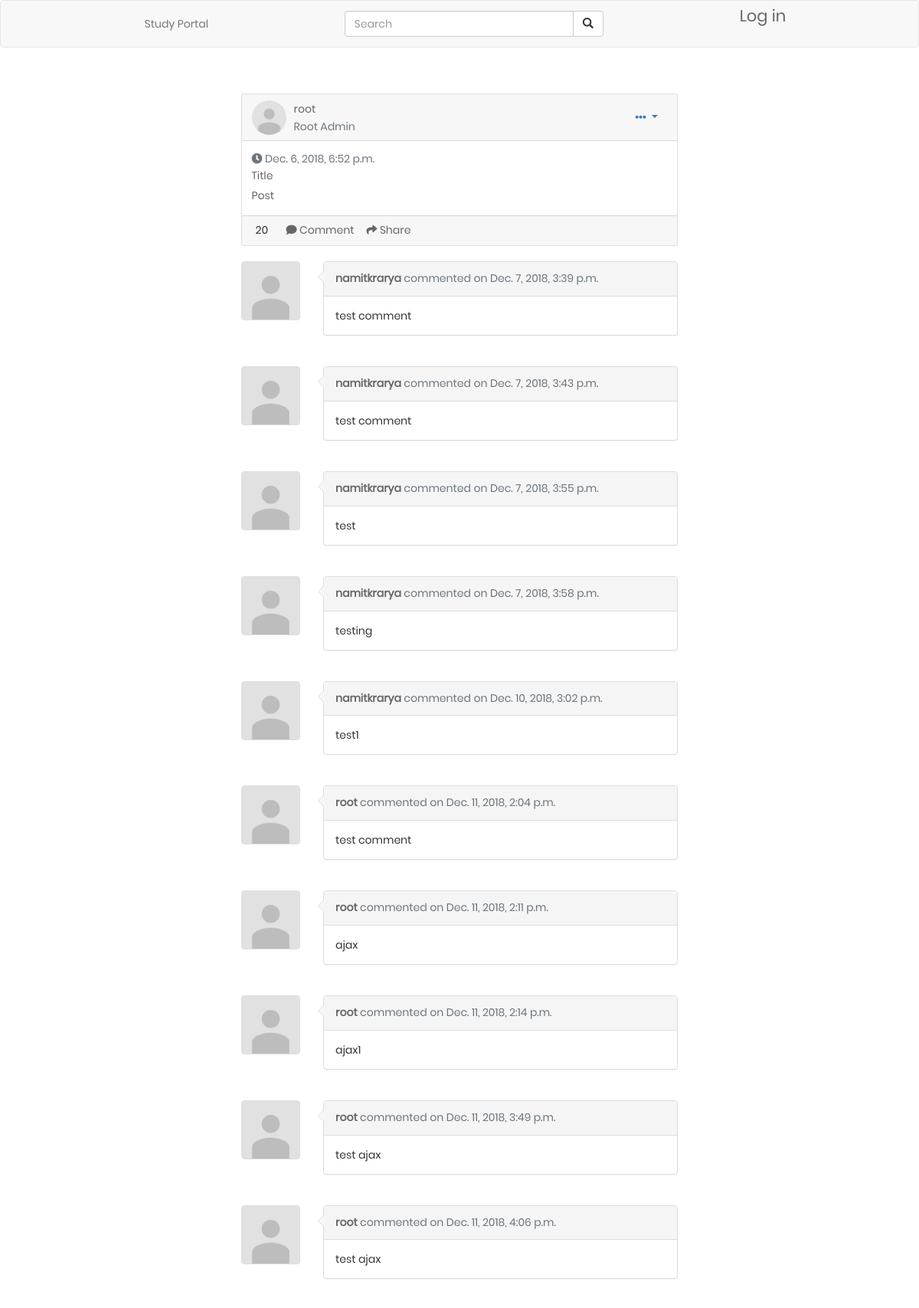
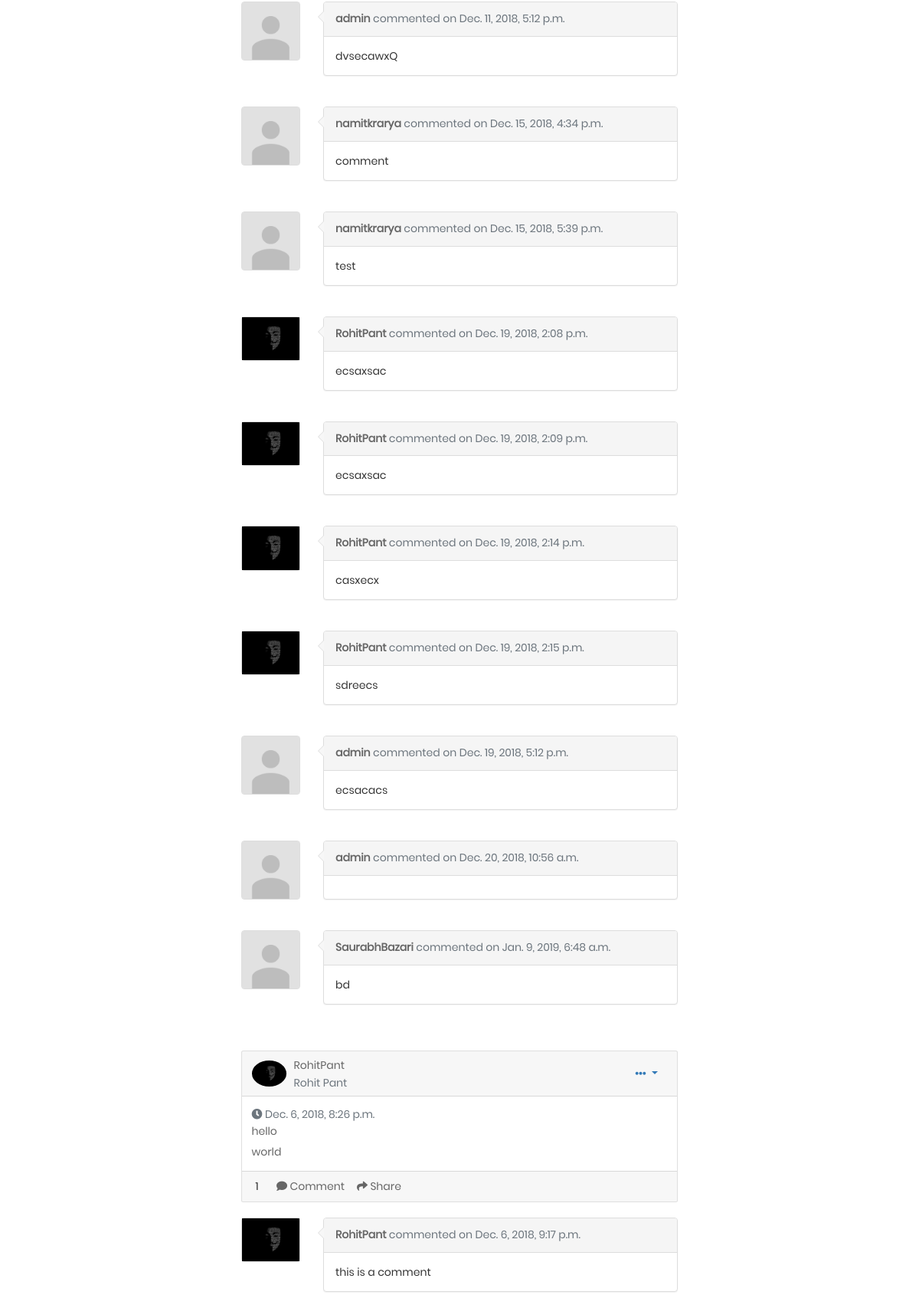
The page / (upper part) on the database its author committed (2 pictures, top to bottom).
### profiles/models.py (models this page shows, shortened)
class Profile(models.Model):
    department = models.CharField(max_length=3, choices=DEPARTMENTS, blank=True, help_text='Department')
    age = models.IntegerField()
    first_name = models.CharField(max_length=255)
    last_name = models.CharField(max_length=255)
    degree = models.CharField(max_length=6, choices=DEGREES, blank=True, help_text='Degree')
    description = models.CharField(max_length=255, blank=True)
    profile_picture = models.ImageField(upload_to='images/profile_pictures',
                                        default="images/profile_pictures/default.png")
    city = models.CharField(max_length=255)
    user = models.ForeignKey(User, related_name='profile', on_delete=models.CASCADE, null=True)
    admin_of_courses = models.ManyToManyField(Course, related_name='courses')
    admin = models.BooleanField(default=False)
    admin_request = models.BooleanField(default=False)

class Post(models.Model):
    title = models.CharField(max_length=255)
    content = models.TextField()
    created_on = models.DateTimeField(auto_now_add=True)
    author = models.ForeignKey(User, related_name='author',on_delete=models.CASCADE)
    upvote = models.ManyToManyField(User, related_name='upvotes')
    downvote = models.ManyToManyField(User, related_name='downvotes')
    vote_count = models.IntegerField(default = 0)

class Comment(models.Model):
    content = models.TextField()
    created_on = models.DateTimeField(auto_now_add=True)
    author = models.ForeignKey(User,on_delete=models.CASCADE)
    post = models.ForeignKey(Post, related_name='comments', on_delete=models.CASCADE)

### profiles/views.py (the view)
# urls.py: url(r'^$', views.home, name='home'),
def home(request):
	profile = Profile.objects.filter(user_id=request.user.id)
	if profile.count() == 0:
		return HttpResponseRedirect(reverse("edit-profile"))
	all_posts = Post.objects.all()
	courses = Course.objects.all()
	course_form = CourseForm()
	template_data = {'posts' : all_posts, 'courses': courses, 'course_form': course_form}
	return render(request, 'home.html', template_data)

### profiles/forms.py
class CourseForm(ModelForm):
    def __init__(self, *args,**kwargs):
        super(CourseForm, self).__init__(*args, **kwargs)
        self.fields['department'].empty_label = "Select department"
        self.fields['degree'].empty_label = "Select degree"
    class Meta:
        model = Course
        exclude = ['approved']
        widgets = {
            'name': forms.TextInput(attrs={'placeholder': 'Enter course title', 'class' : 'form-field text'}),
            'code': forms.TextInput(attrs={'placeholder': 'Enter course code (optional)', 'class' : 'form-field text'}),
            'department': forms.Select(attrs={'class' : 'form-field choice'}),
            'degree': forms.Select(attrs={'class' : 'form-field choice'}),
        }

### profiles/templates/home.html (shortened to what this page needs)
{% extends "base.html" %}
{% block content %}
    {% load static %}
    <link rel="stylesheet" type="text/css" href="{% static 'css/upload.css' %}">
    <div class="container-fluid gedf-wrapper">
        <div class="row">
            <div class="col-md-3">
            </div>
            <div class="col-md-6 gedf-main">
                <br><br>
                <div class="posts">
                    {% include "post.html" with posts=posts %}
                </div>
            </div>
            <div class="col-md-3">
            </div>
        </div>
    </div>
{% endblock  %}

### profiles/templates/post.html (shortened to what this page needs)
{% block post %}
    {% load static %}
    <link rel="stylesheet" type="text/css" href="{% static 'css/main.css' %}">
    {% for post in posts %}
        <div id="post-{{post.id}}">
        <div class="card gedf-card">
            <div class="card-header">
                <div class="d-flex justify-content-between align-items-center">
                    <div class="d-flex justify-content-between align-items-center">
                        <div class="mr-2">
                            {% if post.author.profile.all.count == 0 %}
                                <img class="rounded-circle" width="45" src="{% static 'images/default.png' %}"/>
                            {% else %}
                                {% for profile in post.author.profile.all %}
                                    <img class="rounded-circle" width="45" src="{{profile.profile_picture.url}}">
                                {% endfor %}
                            {% endif %}
                        </div>
                        <div class="ml-2">
                            {% if post.author.profile.all.count != 0 %}
                                <div class="h5 m-0"><a href="{% url 'profile-detail' post.author.id %}">{{ post.author.username }}</a></div>
                            {% else %}
                                <div class="h5 m-0">{{ post.author.username }}</div>
                            {% endif %}
                            {% if post.author.profile.all.count != 0 %}
                                {% for profile in post.author.profile.all %}
                                    <div class="h7 text-muted">{{ profile.first_name }} {{ profile.last_name }}</div>
                                {% endfor %}
                            {% endif %}
                        </div>
                    </div>
                    <div>
                        <div class="dropdown">
                            <button class="btn btn-link dropdown-toggle" type="button" id="gedf-drop1" data-toggle="dropdown" aria-haspopup="true" aria-expanded="false">
                                <i class="fa fa-ellipsis-h"></i>
                            </button>
                        </div>
                    </div>
                </div>
            </div>
            <div class="card-body">
                <div class="text-muted h7 mb-2"> <i class="fa fa-clock-o"></i> {{ post.created_on }}</div>
                <a class="card-link" href="{% url 'post-detail' post.id %}">
                    <h5 class="card-title">{{ post.title }}</h5>
                </a>
                <p class="card-text">
                    {{ post.content }}
                </p>
            </div>
            <div class="card-footer">
                <span id="votes-{{post.id}}" style="padding-right: 20px; padding-left: 5px;">{{ post.vote_count }}</span>
                <a href="#" class="card-link"><i class="fa fa-comment"></i> Comment</a>
                <a href="#" class="card-link"><i class="fa fa-mail-forward"></i> Share</a>
            </div>
        </div>
        <br>
        <div id="comments-{{post.id}}">
        {% for comment in post.comments.all %}
            <div class="row">
                <div class="col-sm-auto">
                    <div class="thumbnail">
                        {% if comment.author.profile.all.count == 0 %}
                            <img class="img-responsive user-photo" height="75px" width="75px" src="{% static 'images/default.png' %}"/>
                        {% else %}
                            {% for profile in comment.author.profile.all %}
                                <img class="img-responsive user-photo" src="{{profile.profile_picture.url}}">
                            {% endfor %}
                        {% endif %}
                    </div>
                </div>
                <div class="col">
                    <div class="panel panel-default">
                        <div class="panel-heading">
                        {% if comment.author.profile.all.count != 0 %}
                            <a href="{% url 'profile-detail' comment.author.id %}"><strong>{{comment.author}}</strong></a> <span class="text-muted">commented on {{comment.created_on}}</span>
                        {% else %}
                            <strong>{{comment.author}}</strong> <span class="text-muted">commented on {{comment.created_on}}</span>
                        {% endif %}
                        </div>
                        <div class="panel-body">
                            {{comment.content}}
                        </div>
                    </div>
                </div>
            </div>
            <br>
        {% endfor %}
        <br>
        </div>
    </div>
    {% endfor %}
{% endblock %}

### profiles/static/css/comment.css (style rules this page uses)
.thumbnail { padding:0px; }
.user-photo { height: 75px; width: 75px; }
.panel { position:relative; }
.panel>.panel-heading:after,.panel>.panel-heading:before { position:absolute; top:11px;left:-16px; right:100%; width:0; height:0; display:block; content:" "; border-color:transparent; border-style:solid solid outset; pointer-events:none; }
.panel>.panel-heading:after { border-width:7px; border-right-color:#f7f7f7; margin-top:1px; margin-left:2px; }
.panel>.panel-heading:before { border-right-color:#ddd; border-width:8px; }

### profiles/static/css/main.css (style rules this page uses)
* { margin: 0px; padding: 0px; box-sizing: border-box; }
body, html { height: 100%; font-family: Poppins-Regular, sans-serif; }
a { font-family: Poppins-Regular; font-size: 14px; line-height: 1.7; color: #666666; margin: 0px; transition: all 0.4s; -webkit-transition: all 0.4s; -o-transition: all 0.4s; -moz-transition: all 0.4s; }
h1,h2,h3,h4,h5,h6 { margin: 0px; }
p { font-family: Poppins-Regular; font-size: 14px; line-height: 1.7; color: #666666; margin: 0px; }
button { outline: none !important; border: none; background: transparent; }

### rows shown on the page
Post: author.username "root", created_on "Dec. 6, 2018, 6:52 p.m.", title "Title", content "Post", vote_count "20"
Profile: profile_picture (placeholder picture), first_name "Root", last_name "Admin"
Comment: author "namitkrarya", created_on "Dec. 7, 2018, 3:39 p.m.", content "test comment"
Profile: profile_picture (placeholder picture)
Comment: author "namitkrarya", created_on "Dec. 7, 2018, 3:43 p.m.", content "test comment"
Comment: author "namitkrarya", created_on "Dec. 7, 2018, 3:55 p.m.", content "test"
Comment: author "namitkrarya", created_on "Dec. 7, 2018, 3:58 p.m.", content "testing"
Comment: author "namitkrarya", created_on "Dec. 10, 2018, 3:02 p.m.", content "test1"
Comment: author "root", created_on "Dec. 11, 2018, 2:04 p.m.", content "test comment"
Comment: author "root", created_on "Dec. 11, 2018, 2:11 p.m.", content "ajax"
Comment: author "root", created_on "Dec. 11, 2018, 2:14 p.m.", content "ajax1"
Comment: author "root", created_on "Dec. 11, 2018, 3:49 p.m.", content "test ajax"
Comment: author "root", created_on "Dec. 11, 2018, 4:06 p.m.", content "test ajax"
Comment: author "admin", created_on "Dec. 11, 2018, 5:12 p.m.", content "dvsecawxQ"
Profile: profile_picture (placeholder picture)
Comment: author "namitkrarya", created_on "Dec. 15, 2018, 4:34 p.m.", content "comment"
Comment: author "namitkrarya", created_on "Dec. 15, 2018, 5:39 p.m.", content "test"
Comment: author "RohitPant", created_on "Dec. 19, 2018, 2:08 p.m.", content "ecsaxsac"
Profile: profile_picture (picture), first_name "Rohit", last_name "Pant"
Comment: author "RohitPant", created_on "Dec. 19, 2018, 2:09 p.m.", content "ecsaxsac"
Comment: author "RohitPant", created_on "Dec. 19, 2018, 2:14 p.m.", content "casxecx"
Comment: author "RohitPant", created_on "Dec. 19, 2018, 2:15 p.m.", content "sdreecs"
Comment: author "admin", created_on "Dec. 19, 2018, 5:12 p.m.", content "ecsacacs"
Comment: author "admin", created_on "Dec. 20, 2018, 10:56 a.m."
Comment: author "SaurabhBazari", created_on "Jan. 9, 2019, 6:48 a.m.", content "bd"
Profile: profile_picture (placeholder picture)
Post: author.username "RohitPant", created_on "Dec. 6, 2018, 8:26 p.m.", title "hello", content "world", vote_count "1"
Comment: author "RohitPant", created_on "Dec. 6, 2018, 9:17 p.m.", content "this is a comment"
